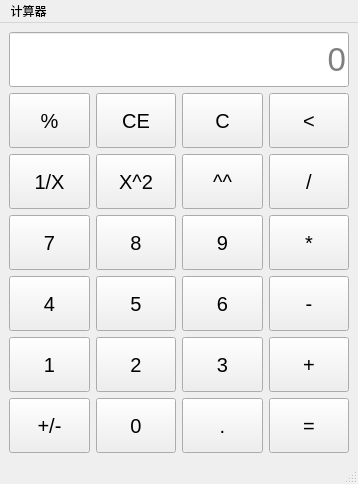
<?xml version="1.0" encoding="UTF-8"?>
<ui version="4.0">
 <class>MainWindow</class>
 <widget class="QMainWindow" name="MainWindow">
  <property name="geometry">
   <rect>
    <x>0</x>
    <y>0</y>
    <width>358</width>
    <height>484</height>
   </rect>
  </property>
  <property name="sizePolicy">
   <sizepolicy hsizetype="Expanding" vsizetype="Expanding">
    <horstretch>0</horstretch>
    <verstretch>0</verstretch>
   </sizepolicy>
  </property>
  <property name="minimumSize">
   <size>
    <width>0</width>
    <height>100</height>
   </size>
  </property>
  <property name="windowTitle">
   <string>MainWindow</string>
  </property>
  <widget class="QWidget" name="centralwidget">
   <layout class="QGridLayout" name="gridLayout_4">
    <item row="0" column="0">
     <layout class="QGridLayout" name="gridLayout">
      <item row="4" column="3">
       <widget class="QPushButton" name="btn_sub">
        <property name="sizePolicy">
         <sizepolicy hsizetype="Expanding" vsizetype="Expanding">
          <horstretch>100</horstretch>
          <verstretch>0</verstretch>
         </sizepolicy>
        </property>
        <property name="font">
         <font>
          <pointsize>15</pointsize>
         </font>
        </property>
        <property name="text">
         <string>-</string>
        </property>
       </widget>
      </item>
      <item row="2" column="2">
       <widget class="QPushButton" name="btn_sqrt">
        <property name="sizePolicy">
         <sizepolicy hsizetype="Expanding" vsizetype="Expanding">
          <horstretch>100</horstretch>
          <verstretch>0</verstretch>
         </sizepolicy>
        </property>
        <property name="font">
         <font>
          <pointsize>15</pointsize>
         </font>
        </property>
        <property name="text">
         <string>^^</string>
        </property>
       </widget>
      </item>
      <item row="5" column="2">
       <widget class="QPushButton" name="btn3">
        <property name="sizePolicy">
         <sizepolicy hsizetype="Expanding" vsizetype="Expanding">
          <horstretch>100</horstretch>
          <verstretch>0</verstretch>
         </sizepolicy>
        </property>
        <property name="font">
         <font>
          <pointsize>15</pointsize>
         </font>
        </property>
        <property name="text">
         <string>3</string>
        </property>
       </widget>
      </item>
      <item row="6" column="3">
       <widget class="QPushButton" name="btnResult">
        <property name="sizePolicy">
         <sizepolicy hsizetype="Expanding" vsizetype="Expanding">
          <horstretch>100</horstretch>
          <verstretch>0</verstretch>
         </sizepolicy>
        </property>
        <property name="font">
         <font>
          <pointsize>15</pointsize>
         </font>
        </property>
        <property name="text">
         <string>=</string>
        </property>
       </widget>
      </item>
      <item row="5" column="0">
       <widget class="QPushButton" name="btn1">
        <property name="sizePolicy">
         <sizepolicy hsizetype="Expanding" vsizetype="Expanding">
          <horstretch>100</horstretch>
          <verstretch>0</verstretch>
         </sizepolicy>
        </property>
        <property name="font">
         <font>
          <pointsize>15</pointsize>
         </font>
        </property>
        <property name="text">
         <string>1</string>
        </property>
       </widget>
      </item>
      <item row="5" column="1">
       <widget class="QPushButton" name="btn2">
        <property name="sizePolicy">
         <sizepolicy hsizetype="Expanding" vsizetype="Expanding">
          <horstretch>100</horstretch>
          <verstretch>0</verstretch>
         </sizepolicy>
        </property>
        <property name="font">
         <font>
          <pointsize>15</pointsize>
         </font>
        </property>
        <property name="text">
         <string>2</string>
        </property>
       </widget>
      </item>
      <item row="1" column="3">
       <widget class="QPushButton" name="btn_chop">
        <property name="sizePolicy">
         <sizepolicy hsizetype="Expanding" vsizetype="Expanding">
          <horstretch>100</horstretch>
          <verstretch>0</verstretch>
         </sizepolicy>
        </property>
        <property name="font">
         <font>
          <pointsize>15</pointsize>
         </font>
        </property>
        <property name="text">
         <string>&lt;</string>
        </property>
       </widget>
      </item>
      <item row="6" column="0">
       <widget class="QPushButton" name="btn_add_sub">
        <property name="sizePolicy">
         <sizepolicy hsizetype="Expanding" vsizetype="Expanding">
          <horstretch>100</horstretch>
          <verstretch>0</verstretch>
         </sizepolicy>
        </property>
        <property name="font">
         <font>
          <pointsize>15</pointsize>
         </font>
        </property>
        <property name="text">
         <string>+/-</string>
        </property>
       </widget>
      </item>
      <item row="3" column="3">
       <widget class="QPushButton" name="btn_multiply">
        <property name="sizePolicy">
         <sizepolicy hsizetype="Expanding" vsizetype="Expanding">
          <horstretch>100</horstretch>
          <verstretch>0</verstretch>
         </sizepolicy>
        </property>
        <property name="font">
         <font>
          <pointsize>15</pointsize>
         </font>
        </property>
        <property name="text">
         <string>*</string>
        </property>
       </widget>
      </item>
      <item row="4" column="2">
       <widget class="QPushButton" name="btn6">
        <property name="sizePolicy">
         <sizepolicy hsizetype="Expanding" vsizetype="Expanding">
          <horstretch>100</horstretch>
          <verstretch>0</verstretch>
         </sizepolicy>
        </property>
        <property name="font">
         <font>
          <pointsize>15</pointsize>
         </font>
        </property>
        <property name="text">
         <string>6</string>
        </property>
       </widget>
      </item>
      <item row="6" column="2">
       <widget class="QPushButton" name="btn_point">
        <property name="sizePolicy">
         <sizepolicy hsizetype="Expanding" vsizetype="Expanding">
          <horstretch>100</horstretch>
          <verstretch>0</verstretch>
         </sizepolicy>
        </property>
        <property name="font">
         <font>
          <pointsize>15</pointsize>
         </font>
        </property>
        <property name="text">
         <string>.</string>
        </property>
       </widget>
      </item>
      <item row="5" column="3">
       <widget class="QPushButton" name="btn_add">
        <property name="sizePolicy">
         <sizepolicy hsizetype="Expanding" vsizetype="Expanding">
          <horstretch>100</horstretch>
          <verstretch>0</verstretch>
         </sizepolicy>
        </property>
        <property name="font">
         <font>
          <pointsize>15</pointsize>
         </font>
        </property>
        <property name="text">
         <string>+</string>
        </property>
       </widget>
      </item>
      <item row="3" column="2">
       <widget class="QPushButton" name="btn9">
        <property name="sizePolicy">
         <sizepolicy hsizetype="Expanding" vsizetype="Expanding">
          <horstretch>100</horstretch>
          <verstretch>0</verstretch>
         </sizepolicy>
        </property>
        <property name="font">
         <font>
          <pointsize>15</pointsize>
         </font>
        </property>
        <property name="text">
         <string>9</string>
        </property>
       </widget>
      </item>
      <item row="1" column="1">
       <widget class="QPushButton" name="btnCE">
        <property name="sizePolicy">
         <sizepolicy hsizetype="Expanding" vsizetype="Expanding">
          <horstretch>100</horstretch>
          <verstretch>0</verstretch>
         </sizepolicy>
        </property>
        <property name="font">
         <font>
          <pointsize>15</pointsize>
         </font>
        </property>
        <property name="text">
         <string>CE</string>
        </property>
       </widget>
      </item>
      <item row="2" column="1">
       <widget class="QPushButton" name="btnX2">
        <property name="sizePolicy">
         <sizepolicy hsizetype="Expanding" vsizetype="Expanding">
          <horstretch>100</horstretch>
          <verstretch>0</verstretch>
         </sizepolicy>
        </property>
        <property name="font">
         <font>
          <pointsize>15</pointsize>
         </font>
        </property>
        <property name="text">
         <string>X^2</string>
        </property>
       </widget>
      </item>
      <item row="1" column="2">
       <widget class="QPushButton" name="btnC">
        <property name="sizePolicy">
         <sizepolicy hsizetype="Expanding" vsizetype="Expanding">
          <horstretch>100</horstretch>
          <verstretch>0</verstretch>
         </sizepolicy>
        </property>
        <property name="font">
         <font>
          <pointsize>15</pointsize>
         </font>
        </property>
        <property name="text">
         <string>C</string>
        </property>
       </widget>
      </item>
      <item row="4" column="0">
       <widget class="QPushButton" name="btn4">
        <property name="sizePolicy">
         <sizepolicy hsizetype="Expanding" vsizetype="Expanding">
          <horstretch>100</horstretch>
          <verstretch>0</verstretch>
         </sizepolicy>
        </property>
        <property name="font">
         <font>
          <pointsize>15</pointsize>
         </font>
        </property>
        <property name="text">
         <string>4</string>
        </property>
       </widget>
      </item>
      <item row="4" column="1">
       <widget class="QPushButton" name="btn5">
        <property name="sizePolicy">
         <sizepolicy hsizetype="Expanding" vsizetype="Expanding">
          <horstretch>100</horstretch>
          <verstretch>0</verstretch>
         </sizepolicy>
        </property>
        <property name="font">
         <font>
          <pointsize>15</pointsize>
         </font>
        </property>
        <property name="text">
         <string>5</string>
        </property>
       </widget>
      </item>
      <item row="3" column="1">
       <widget class="QPushButton" name="btn8">
        <property name="sizePolicy">
         <sizepolicy hsizetype="Expanding" vsizetype="Expanding">
          <horstretch>100</horstretch>
          <verstretch>0</verstretch>
         </sizepolicy>
        </property>
        <property name="font">
         <font>
          <pointsize>15</pointsize>
         </font>
        </property>
        <property name="text">
         <string>8</string>
        </property>
       </widget>
      </item>
      <item row="2" column="0">
       <widget class="QPushButton" name="btn1X">
        <property name="sizePolicy">
         <sizepolicy hsizetype="Expanding" vsizetype="Expanding">
          <horstretch>100</horstretch>
          <verstretch>0</verstretch>
         </sizepolicy>
        </property>
        <property name="font">
         <font>
          <pointsize>15</pointsize>
         </font>
        </property>
        <property name="text">
         <string>1/X</string>
        </property>
       </widget>
      </item>
      <item row="2" column="3">
       <widget class="QPushButton" name="btn_division">
        <property name="sizePolicy">
         <sizepolicy hsizetype="Expanding" vsizetype="Expanding">
          <horstretch>100</horstretch>
          <verstretch>0</verstretch>
         </sizepolicy>
        </property>
        <property name="font">
         <font>
          <pointsize>15</pointsize>
         </font>
        </property>
        <property name="text">
         <string>/</string>
        </property>
       </widget>
      </item>
      <item row="3" column="0">
       <widget class="QPushButton" name="btn7">
        <property name="sizePolicy">
         <sizepolicy hsizetype="Expanding" vsizetype="Expanding">
          <horstretch>100</horstretch>
          <verstretch>0</verstretch>
         </sizepolicy>
        </property>
        <property name="font">
         <font>
          <pointsize>15</pointsize>
         </font>
        </property>
        <property name="text">
         <string>7</string>
        </property>
       </widget>
      </item>
      <item row="6" column="1">
       <widget class="QPushButton" name="btn0">
        <property name="sizePolicy">
         <sizepolicy hsizetype="Expanding" vsizetype="Expanding">
          <horstretch>100</horstretch>
          <verstretch>0</verstretch>
         </sizepolicy>
        </property>
        <property name="font">
         <font>
          <pointsize>15</pointsize>
         </font>
        </property>
        <property name="text">
         <string>0</string>
        </property>
       </widget>
      </item>
      <item row="1" column="0">
       <widget class="QPushButton" name="btn_percent">
        <property name="sizePolicy">
         <sizepolicy hsizetype="Expanding" vsizetype="Expanding">
          <horstretch>100</horstretch>
          <verstretch>0</verstretch>
         </sizepolicy>
        </property>
        <property name="font">
         <font>
          <pointsize>15</pointsize>
         </font>
        </property>
        <property name="text">
         <string>%</string>
        </property>
       </widget>
      </item>
      <item row="0" column="0" colspan="4">
       <widget class="QLineEdit" name="dataShow">
        <property name="sizePolicy">
         <sizepolicy hsizetype="Expanding" vsizetype="Expanding">
          <horstretch>100</horstretch>
          <verstretch>0</verstretch>
         </sizepolicy>
        </property>
        <property name="minimumSize">
         <size>
          <width>0</width>
          <height>50</height>
         </size>
        </property>
        <property name="font">
         <font>
          <pointsize>25</pointsize>
         </font>
        </property>
        <property name="text">
         <string/>
        </property>
        <property name="alignment">
         <set>Qt::AlignRight|Qt::AlignTrailing|Qt::AlignVCenter</set>
        </property>
        <property name="placeholderText">
         <string>0</string>
        </property>
       </widget>
      </item>
     </layout>
    </item>
   </layout>
  </widget>
  <widget class="QMenuBar" name="menubar">
   <property name="geometry">
    <rect>
     <x>0</x>
     <y>0</y>
     <width>358</width>
     <height>21</height>
    </rect>
   </property>
   <widget class="QMenu" name="menu">
    <property name="title">
     <string>计算器</string>
    </property>
   </widget>
   <addaction name="menu"/>
  </widget>
  <widget class="QStatusBar" name="statusbar"/>
 </widget>
 <resources/>
 <connections/>
</ui>
